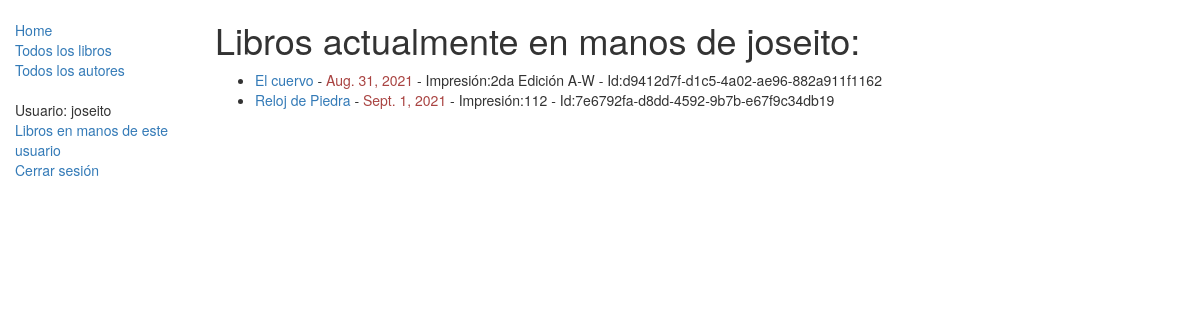
Before: /catalogo/librosUsuario/ (signed in) with the older database file.
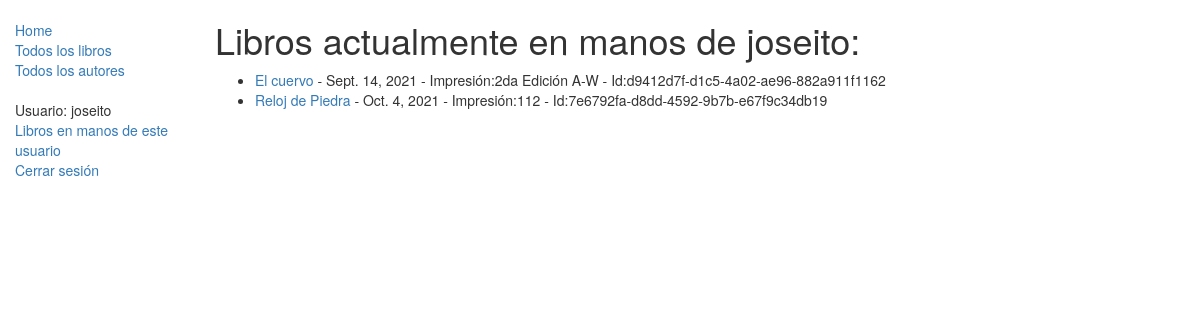
After: the same page with the newer database file.
### catalogo/models.py (models this page shows, shortened)
class EjemplarEspecifico(models.Model):
    id = models.UUIDField(primary_key=True, default=uuid.uuid4, help_text="ID único para este libro particular en toda la biblioteca")
    libro = models.ForeignKey('Libro', on_delete=models.SET_NULL, null=True)
    impresion = models.CharField(max_length=200)
    devolucion = models.DateField(null=True, blank=True)
    prestatario = models.ForeignKey(User, on_delete=models.SET_NULL, null=True, blank=True) #Note que el argumento de primero en la instanciación del objeto/clase, models.ForeingKey, User, representa una tabla o clase implicita de django, consistente en todos los usuarios de la aplicación django, guardados en la base de datos.
    campoConstante = 'xxx' #Podemos meter un atributo-campo como una constante simbólica. Todos los registros o filas tendrán este valor en su campo o columna.
    PRESTAMO_STATUS = (
        ('m', 'Mantenimiento'),
        ('p', 'Prestado'),
        ('d', 'Disponible'),
        ('r', 'Reservado'),
    )
    status = models.CharField(max_length=1, choices=PRESTAMO_STATUS, blank=True, default='m', help_text='Estatus en que se encuentra actualmente el ejemplar específico.')
    class Meta:
        ordering = ["devolucion"]
        permissions = (("permisoBibliotecario1", "Permiso tipo 1 sólo para bibliotecarios"), ("permisoBibliotecario2", "Permiso tipo 2 sólo para bibliotecarios"), ("unPermisoX", "Un permiso de hacer x cosa a x usuario."), )
    def esta_atrasado(self): #Método-atributo para determinar si está atrasado en la devolución.
        if self.devolucion and date.today() > self.devolucion:
            return True
        return False

class Libro(models.Model):
    titulo = models.CharField(max_length=200)
    autor = models.ForeignKey('Autor', on_delete=models.SET_NULL, null=True)
    resumen = models.TextField(max_length=1000, help_text="Ingrese una breve descripción del libro")
    isbn = models.CharField('ISBN',max_length=13, help_text='hasta 13 Caracteres <a href="https://www.isbn-international.org/content/what-isbn">ISBN number</a>')
    genero = models.ManyToManyField(Genero, help_text="seleccione un genero para este libro.")
    lenguaje = models.ForeignKey('Lenguaje', on_delete=models.SET_NULL, null=True)
    def display_genero(self):
        """
        Creates a string for the Genero. This is required to display genre in Admin."""
        return ', '.join([ genero.nombre for genero in self.genero.all()[:3] ])
    display_genero.short_description = 'Genero'

### catalogo/views.py (the view)
# urls.py: path('librosUsuario/', views.VistaEjemplaresParaLosUsuarios.as_view(), name='VistaUsuarios'),
class VistaEjemplaresParaLosUsuarios(LoginRequiredMixin, generic.ListView):
    model = EjemplarEspecifico
    template_name ='catalogo/vista_usuarios.html' #El nombre de la plantilla aquí es arbitrario por el usuario.
    paginate_by = 10
    def get_queryset(self):#Se define lo
        return EjemplarEspecifico.objects.filter(prestatario=self.request.user).filter(status__exact='p').order_by('devolucion')

### catalogo/templates/catalogo/vista_usuarios.html
{% extends "base_generica.html" %}
{% block content %}
    <h1>Libros actualmente en manos de {{user.get_username}}:</h1>
    {% if ejemplarespecifico_list %}
    <ul>
      {% for instancia in ejemplarespecifico_list %}
      <li>
        <a href="{% url 'libro-detail' instancia.libro.pk %}">{{instancia.libro.titulo}}</a> - <font class="{% if instancia.esta_atrasado %}text-danger{% endif %}">{{ instancia.devolucion }}</font> - Impresión:{{instancia.impresion}} - Id:{{instancia.id}}
      </li>
      {% endfor %}
    </ul>
    {% else %}
      <p>El usuario {{user.get_username}} no tiene actualmente ningún libro de la biblioteca en sus manos.</p>
    {% endif %}
{% endblock %}

Changed rows visible on the page:
changed EjemplarEspecifico "2da Edición A-W": devolucion "Aug. 31, 2021" → "Sept. 14, 2021"
changed EjemplarEspecifico "7e6792fa-d8dd-4592-9b7b-e67f9c34db19": devolucion "Sept. 1, 2021" → "Oct. 4, 2021"
